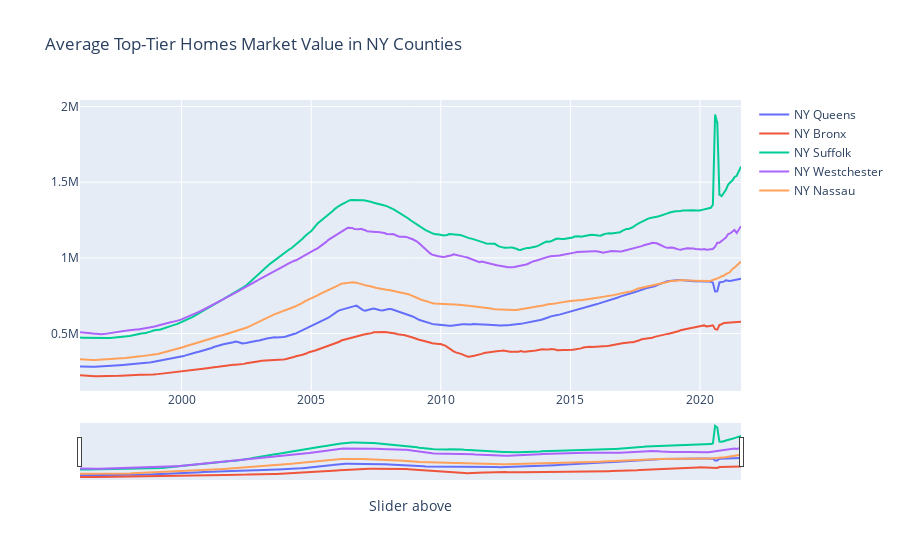

This figure's notebook cell:
### Code cell
graph = go.Figure()
graph.add_trace(go.Scatter(x=queens.date, y=queens.value, name = 'NY Queens'))
graph.add_trace(go.Scatter(x=bronx.date, y=bronx.value, name = 'NY Bronx'))
graph.add_trace(go.Scatter(x=suffolk.date, y=suffolk.value, name = 'NY Suffolk'))
graph.add_trace(go.Scatter(x=westchester.date, y=westchester.value, name = 'NY Westchester'))
graph.add_trace(go.Scatter(x=nassau.date, y=nassau.value, name = 'NY Nassau'))
graph.update_layout(title="Average Top-Tier Homes Market Value in NY Counties")
graph.update_xaxes(rangeslider_visible=True, title = 'Slider above')
graph.show()

### Figure 1 — Plotly figure (JSON) as saved in the notebook; plotly's stock layout.template omitted (floating-point values rounded to 4 significant figures; data arrays with more than 128 entries replaced by an {"elided": "..."} marker saying what was removed)
{"data": [{"name": "NY Queens", "type": "scatter", "x": {"elided": "307 str values"}, "y": {"elided": "307 int values"}}, {"name": "NY Bronx", "type": "scatter", "x": {"elided": "307 str values"}, "y": {"elided": "307 int values"}}, {"name": "NY Suffolk", "type": "scatter", "x": {"elided": "307 str values"}, "y": {"elided": "307 int values"}}, {"name": "NY Westchester", "type": "scatter", "x": {"elided": "307 str values"}, "y": {"elided": "307 int values"}}, {"name": "NY Nassau", "type": "scatter", "x": {"elided": "307 str values"}, "y": {"elided": "307 int values"}}], "layout": {"title": {"text": "Average Top-Tier Homes Market Value in NY Counties"}, "xaxis": {"rangeslider": {"visible": true}, "title": {"text": "Slider above"}}}}
